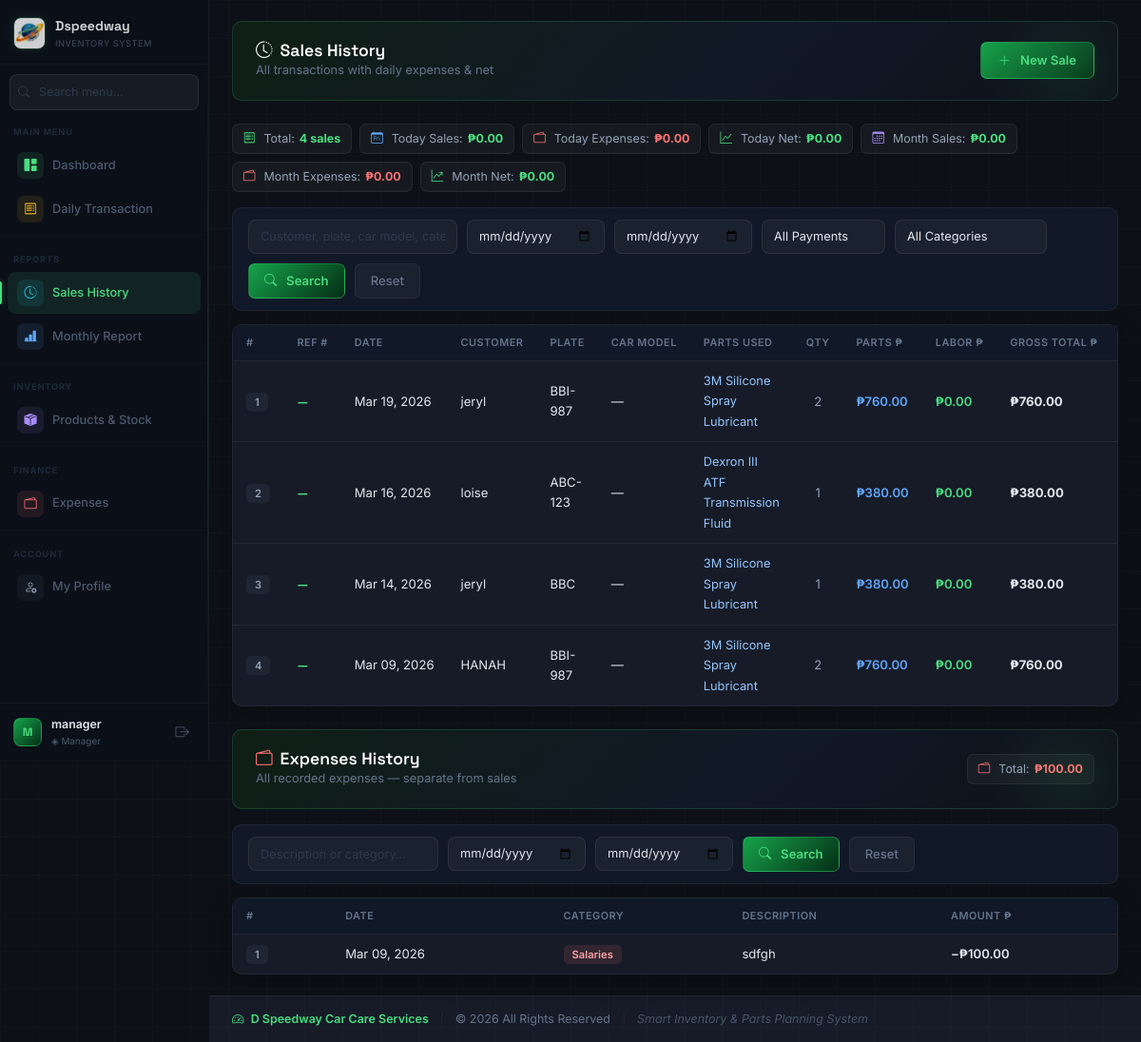
Page /sales-history.php (signed in) on the committed database.
### tables this page shows
CREATE TABLE `sales` (
  `id` int(11) NOT NULL,
  `sale_date` date NOT NULL,
  `customer_name` varchar(255) NOT NULL DEFAULT '',
  `plate_number` varchar(50) NOT NULL DEFAULT '',
  `parts_total` decimal(12,2) NOT NULL DEFAULT 0.00,
  `labor_total` decimal(12,2) NOT NULL DEFAULT 0.00,
  `created_by` int(11) DEFAULT NULL,
  `created_at` timestamp NOT NULL DEFAULT current_timestamp()
);

CREATE TABLE `sale_items` (
  `id` int(11) NOT NULL,
  `sale_id` int(11) NOT NULL,
  `line_type` enum('parts','labor') NOT NULL,
  `product_id` int(11) DEFAULT NULL,
  `description` varchar(255) DEFAULT NULL,
  `quantity` int(11) NOT NULL DEFAULT 1,
  `unit_price` decimal(10,2) NOT NULL,
  `amount` decimal(12,2) NOT NULL,
  `created_at` timestamp NOT NULL DEFAULT current_timestamp()
);

CREATE TABLE `expenses` (
  `id` int(11) NOT NULL,
  `expense_date` date NOT NULL,
  `category` varchar(100) NOT NULL,
  `description` varchar(255) NOT NULL,
  `amount` decimal(12,2) NOT NULL DEFAULT 0.00,
  `created_by` int(11) DEFAULT NULL,
  `created_at` timestamp NOT NULL DEFAULT current_timestamp()
);

### sales-history.php (the view, shortened to what the rows shown need)
<?php
require_once 'backend/db.php';
$expenseRows = [];
$re2 = $conn->query("
    SELECT id, expense_date, category, description, amount
    FROM expenses
    ORDER BY expense_date DESC, id DESC
");
if ($re2)
    while ($row = $re2->fetch_assoc())
        $expenseRows[] = $row;
$hasPayCol = $conn->query("SHOW COLUMNS FROM sales LIKE 'payment_method'")->num_rows > 0;
$paySelect = $hasPayCol ? ", payment_method" : ", 'cash' AS payment_method";
$hasCarModelCol = $conn->query("SHOW COLUMNS FROM sales LIKE 'car_model'")->num_rows > 0;
$carModelSelect = $hasCarModelCol ? ", car_model" : ", '' AS car_model";
$hasRefCol = $conn->query("SHOW COLUMNS FROM sales LIKE 'reference_number'")->num_rows > 0;
$refSelect = $hasRefCol ? ", reference_number" : ", '' AS reference_number";
$salesRows = [];
$r = $conn->query("
    SELECT id, sale_date, customer_name, plate_number,
           parts_total, labor_total,
           (parts_total + labor_total) AS grand_total
           $paySelect
           $carModelSelect
           $refSelect
    FROM sales
    ORDER BY sale_date DESC, id DESC
");
if ($r)
    while ($row = $r->fetch_assoc())
        $salesRows[] = $row;
$partsBySale = [];
$partsQtyBySale = [];
$categoriesBySale = [];
$searchTermsBySale = [];
$rp = $conn->query("
    SELECT si.sale_id, si.line_type, si.description, si.quantity,
           c.category_name
    FROM sale_items si
    LEFT JOIN products p ON si.product_id = p.product_id
    LEFT JOIN categories c ON p.category_id = c.category_id
    ORDER BY si.sale_id, si.id
");
if ($rp) {
    while ($row = $rp->fetch_assoc()) {
        $sid = $row['sale_id'];
        $searchTermsBySale[$sid] ??= [];
        $searchTermsBySale[$sid][] = $row['description'];
        if ($row['category_name']) {
            $searchTermsBySale[$sid][] = $row['category_name'];
            $categoriesBySale[$sid][$row['category_name']] = true;
        }
        if ($row['line_type'] === 'parts') {
            $partsBySale[$sid] ??= [];
            $partsBySale[$sid][] = [
                'description' => $row['description'],
                'quantity'    => (int) $row['quantity'],
                'category'    => $row['category_name'],
            ];
            $partsQtyBySale[$sid] = ($partsQtyBySale[$sid] ?? 0) + (int) $row['quantity'];
        }
    }
}
?>
<!DOCTYPE html>
<html lang="en">
<head>
    <link href="https://cdn.jsdelivr.net/npm/bootstrap@5.3.2/dist/css/bootstrap.min.css" rel="stylesheet">
    <link rel="stylesheet" href="https://cdn.jsdelivr.net/npm/bootstrap-icons@1.11.1/font/bootstrap-icons.css">
    <link rel="stylesheet" href="assets/css/app.css">
    <link rel="stylesheet" href="assets/css/sales-history.css">
</head>
<body>
    <main class="app-main">
        <div class="card">
            <div class="card-body p-0">
                <div class="table-responsive">
                    <table class="data-table" id="salesTable">
                        <thead>
                            <tr>
                                <th>#</th>
                                <th>Ref #</th>
                                <th>Date</th>
                                <th>Customer</th>
                                <th>Plate</th>
                                <th>Car Model</th>
                                <th>Parts Used</th>
                                <th>QTY</th>
                                <th>Parts ₱</th>
                                <th>Labor ₱</th>
                                <th>Gross Total ₱</th>
                                <th>Payment</th>
                            </tr>
                        </thead>
                        <tbody id="salesBody">
                            <?php if (empty($salesRows)): ?>
                                <tr>
                                    <td colspan="13" style="text-align:center;padding:30px;color:#64748b;">
                                        No sales yet. <a href="sales.php">Record one →</a>
                                    </td>
                                </tr>
                            <?php else:
                                $rowNum = 0;
                                foreach ($salesRows as $s):
                                    $rowNum++;
                                    $pm = $s['payment_method'] ?? 'cash';
                                    $gross = (float) $s['grand_total'];
                                    ?>
                                    <?php
                                    $saleParts   = $partsBySale[$s['id']] ?? [];
                                    $savedPartsQty = $partsQtyBySale[$s['id']] ?? 0;
                                    $saleCats    = $categoriesBySale[$s['id']] ?? [];
                                    $searchTerms = $searchTermsBySale[$s['id']] ?? [];
                                    $partsLabel = $saleParts
                                        ? implode(', ', array_map(
                                            fn($p) => (
                                                $p['description'] === '' || ctype_digit((string) $p['description'])
                                                    ? '⚠ Unrecorded part'
                                                    : $p['description']
                                            ),
                                            $saleParts
                                          ))
                                        : '';
                                    $searchIndex = strtolower(htmlspecialchars(
                                        $s['customer_name'] . ' ' . $s['plate_number'] . ' ' . ($s['car_model'] ?? '')
                                        . ' ' . implode(' ', $searchTerms)
                                    ));
                                    $catAttr = strtolower(htmlspecialchars(implode(' ', array_keys($saleCats))));
                                    ?>
                                    <tr data-id="<?= $s['id'] ?>" data-date="<?= $s['sale_date'] ?>" data-pay="<?= $pm ?>"
                                        data-categories="<?= $catAttr ?>"
                                        data-search="<?= $searchIndex ?>">
                                        <td><span class="badge-gray row-num"><?= $rowNum ?></span></td>
                                        <td style="white-space:nowrap;">
                                            <span style="font-family:'Space Grotesk',sans-serif;font-weight:700;color:#4ade80;">
                                                <?= htmlspecialchars($s['reference_number'] ?: '—') ?>
                                            </span>
                                        </td>
                                        <td style="white-space:nowrap;"><?= date('M d, Y', strtotime($s['sale_date'])) ?></td>
                                        <td><?= htmlspecialchars($s['customer_name'] ?: '—') ?></td>
                                        <td><?= htmlspecialchars($s['plate_number'] ?: '—') ?></td>
                                        <td><?= htmlspecialchars($s['car_model'] ?: '—') ?></td>
                                        <td style="max-width:220px;">
                                            <?php if ($partsLabel): ?>
                                                <span style="font-size:.8rem;color:#93c5fd;" title="<?= htmlspecialchars($partsLabel) ?>">
                                                    <?= htmlspecialchars(mb_strimwidth($partsLabel, 0, 60, '…')) ?>
                                                </span>
                                            <?php else: ?>
                                                <span style="color:#2e3a4e;font-style:italic;">—</span>
                                            <?php endif; ?>
                                        </td>
                                        <td style="text-align:center;color:#94a3b8;">
                                            <?= $savedPartsQty > 0 ? $savedPartsQty : '—' ?>
                                        </td>
                                        <td style="color:#60a5fa;font-weight:600;">₱<?= number_format($s['parts_total'], 2) ?>
                                        </td>
                                        <td style="color:#4ade80;font-weight:600;">₱<?= number_format($s['labor_total'], 2) ?>
                                        </td>
                                        <td style="font-weight:700;">₱<?= number_format($gross, 2) ?></td>
                                        <td>
                                        </td>
                                    </tr>
                                <?php endforeach; endif; ?>
                        </tbody>
                    </table>
                </div>
            </div>
        </div>
        <div class="card">
            <div class="card-body p-0">
                <div class="table-responsive">
                    <table class="data-table" id="expensesTable">
                        <thead>
                            <tr>
                                <th>#</th>
                                <th>Date</th>
                                <th>Category</th>
                                <th>Description</th>
                                <th>Amount ₱</th>
                            </tr>
                        </thead>
                        <tbody id="expensesBody">
                            <?php if (empty($expenseRows)): ?>
                                <tr>
                                    <td colspan="5" style="text-align:center;padding:30px;color:#64748b;">
                                        No expenses recorded yet.
                                    </td>
                                </tr>
                            <?php else: ?>
                                <?php $expRowNum = 0;
                                foreach ($expenseRows as $e):
                                    $expRowNum++; ?>
                                    <tr data-date="<?= $e['expense_date'] ?>" data-id="<?= $e['id'] ?>"
                                        data-search="<?= strtolower(htmlspecialchars($e['description'] . ' ' . $e['category'])) ?>">
                                        <td><span class="badge-gray row-num"><?= $expRowNum ?></span></td>
                                        <td style="white-space:nowrap;"><?= date('M d, Y', strtotime($e['expense_date'])) ?>
                                        </td>
                                        <td><span class="badge-red"><?= htmlspecialchars($e['category'] ?: 'Other') ?></span>
                                        </td>
                                        <td><?= htmlspecialchars($e['description']) ?></td>
                                        <td class="exp-cell">−₱<?= number_format($e['amount'], 2) ?></td>
                                    </tr>
                                <?php endforeach; ?>
                            <?php endif; ?>
                        </tbody>
                    </table>
                </div>
            </div>
        </div>
    </main>
</body>
</html>

### rows in the picture
sales: reference_number "—", sale_date "Mar 19, 2026", customer_name "jeryl", plate_number "BBI-987", car_model "—", id "3M Silicone Spray Lubricant", id "2", parts_total "760.00", labor_total "0.00", gross "760.00"
sales: reference_number "—", sale_date "Mar 16, 2026", customer_name "loise", plate_number "ABC-123", car_model "—", id.description "Dexron III ATF Transmission Fluid", id "1", parts_total "380.00", labor_total "0.00", gross "380.00"
sales: reference_number "—", sale_date "Mar 14, 2026", customer_name "jeryl", plate_number "BBC", car_model "—", id.description "3M Silicone Spray Lubricant", id "1", parts_total "380.00", labor_total "0.00", gross "380.00"
sales: reference_number "—", sale_date "Mar 09, 2026", customer_name "HANAH", plate_number "BBI-987", car_model "—", id "3M Silicone Spray Lubricant", id "2", parts_total "760.00", labor_total "0.00", gross "760.00"
expenses: expense_date "Mar 09, 2026", category "Salaries", description "sdfgh", amount "100.00"

### other values in the picture
$initials "M"
$userName "manager"
$stats['total'] "4"
$stats['today_total'] "0.00"
$expStats['today_exp'] "0.00"
$stats['today_total'] - $expStats['today_exp'] "0.00"
$stats['month_total'] "0.00"
$expStats['month_exp'] "0.00"
$stats['month_total'] - $expStats['month_exp'] "0.00"
$totalExpenses "100.00"
